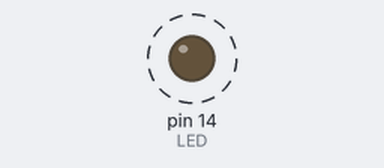
A sketch run on a simulated Arduino Uno, built with avr-gcc and run on an emulated ATmega328P. Parts: output pins drawn as LEDs (lit = HIGH). Dashed ring = blinking. What the sketch prints to the serial monitor is not drawn.

Above: at 0.5 s.
Timing chart, 0 to 4.6 s (numbered marks = the images above):
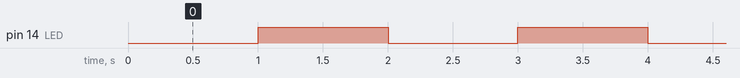

Measured:
- by itself, pin 14 (LED): alternates HIGH for 1.0 s and LOW for 1.0 s

The sketch:

01_LED.ino
```cpp
#define LED       14

unsigned long int timer;

void setup()
{
  Serial.begin(115200);
  pinMode(LED,OUTPUT);
}

void loop()
{
  if(millis()-timer>=1000)
  {
    timer=millis();
    digitalWrite(LED,!digitalRead(LED));
    if(digitalRead(LED)==LOW) Serial.println("LED OFF");
    else Serial.println("LED ON");
  }
  delay(1);
}
```
